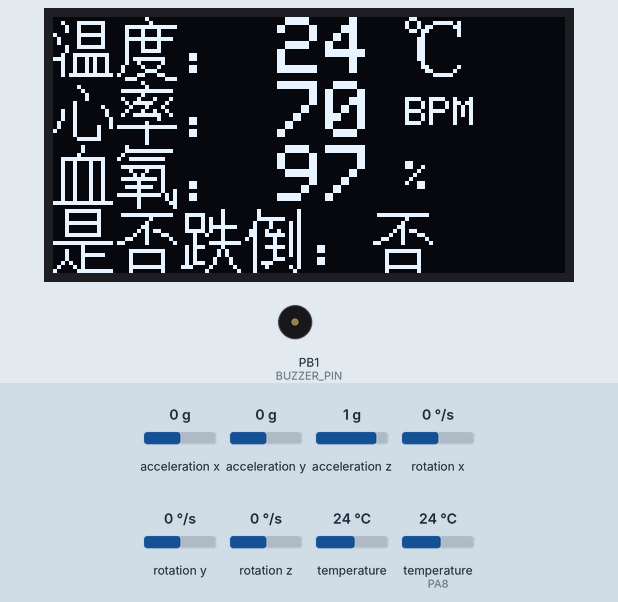
This sketch was run on a simulated STM32 Blue Pill. Shown: 128×64 one-colour display, buzzer (waves = sounding, pin HIGH). The inputs (shaded band) are chosen by the test bench; at power-on: acceleration x 0 g, temperature (sensor on PA8) 24 °C, acceleration y 0 g, acceleration z 1 g, rotation x 0 °/s, rotation y 0 °/s, rotation z 0 °/s, temperature 24 °C. Random numbers use the default seed unless the sketch sets one; what the sketch prints to the serial monitor is not drawn.

Above: at 1.4 s.
1.5 s: acceleration x set to -1.4 g
At 2.3 s:
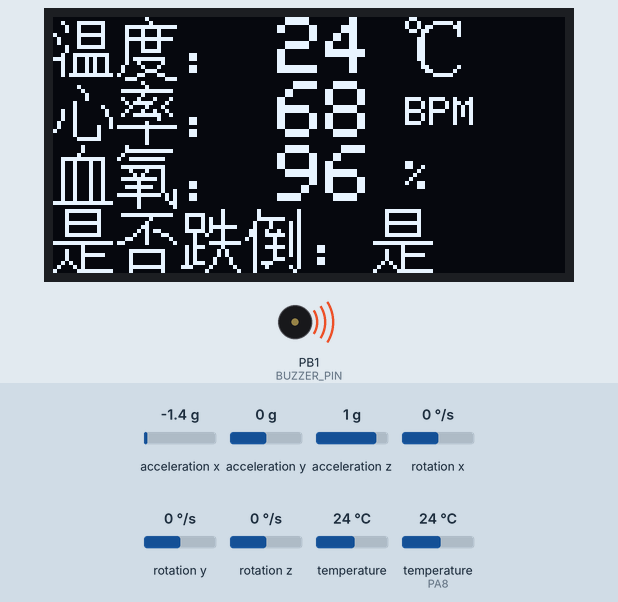
5.9 s: temperature (sensor on PA8) set to 32.2 °C
At 7.8 s:
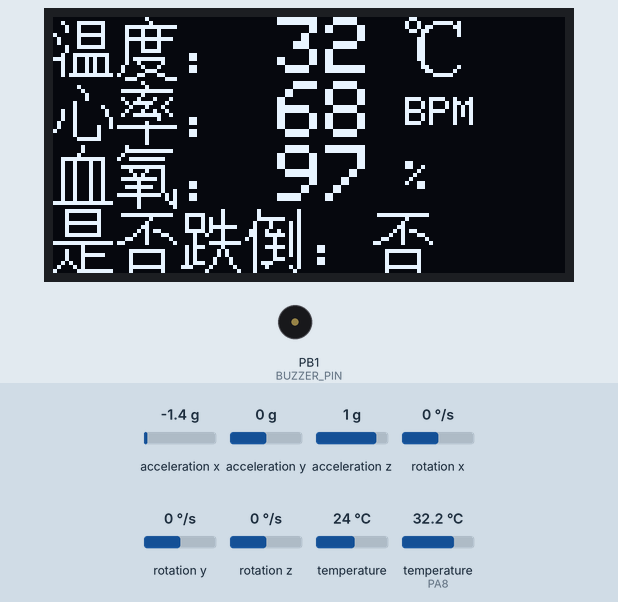
8.5 s: temperature (sensor on PA8) set to 33.5 °C
At 9.8 s:
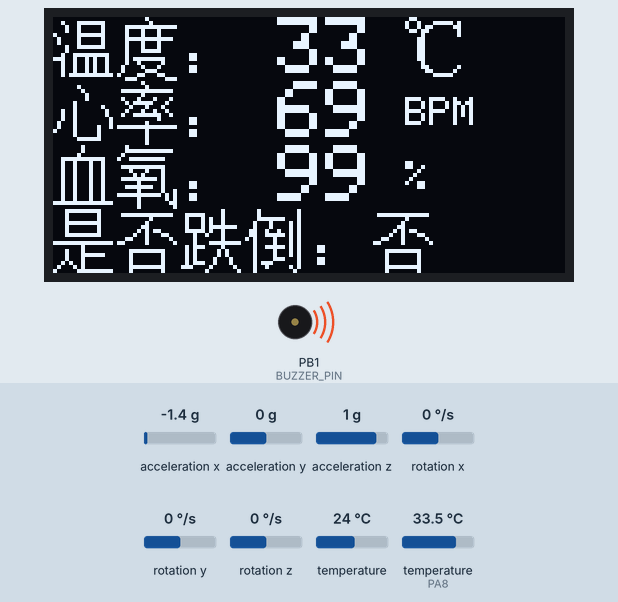
11.5 s: acceleration y set to -1.4 g
At 13.5 s:
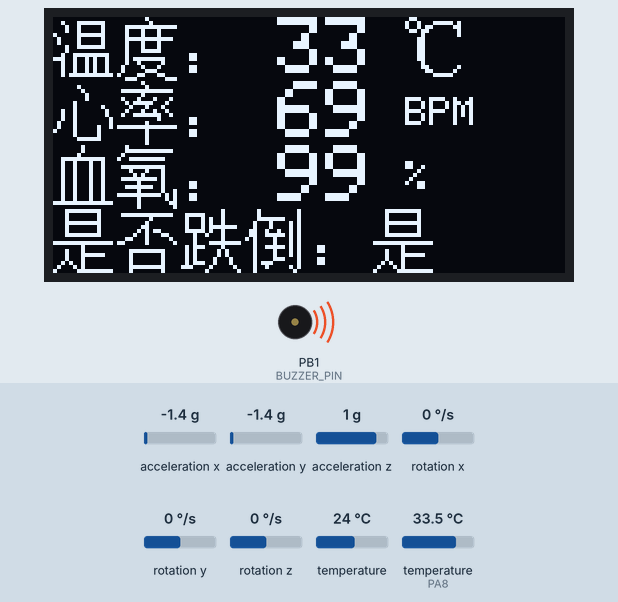
13.6 s: acceleration x set to -0.8 g
At 15.5 s:
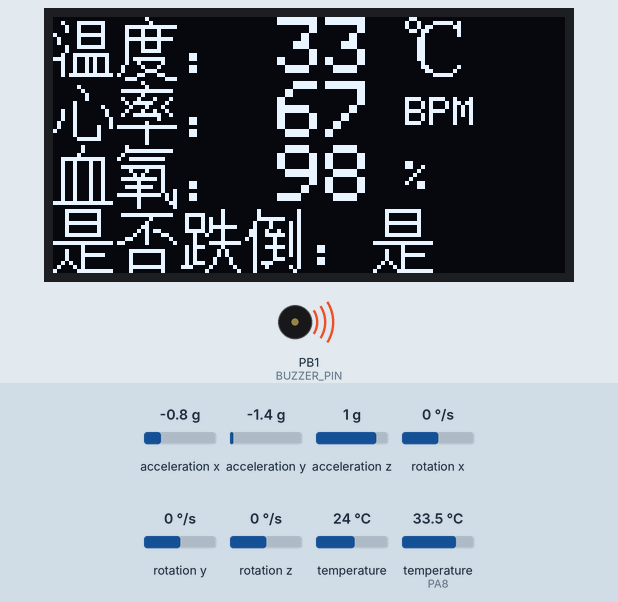
18.0 s: temperature (sensor on PA8) set to 12 °C
At 19.9 s:
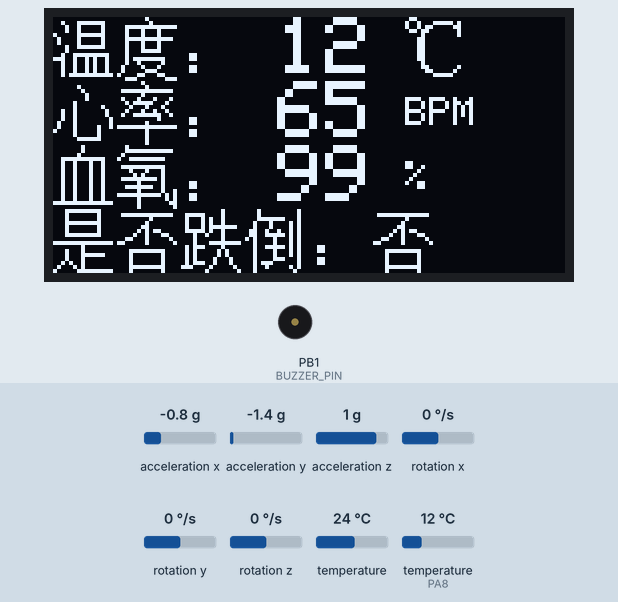
Timing chart, 0 to 21.4 s (numbered marks = the images above; inputs shaded):
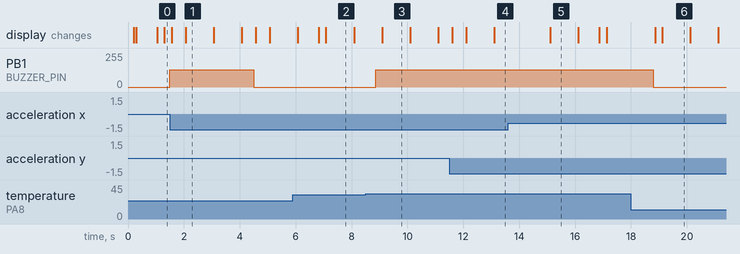

The sketch:

sketch.ino
```cpp
/*
 * ============================================================
 *  STM32 健康监测仪 · Wokwi 仿真版 (STM32duino / Arduino 框架)
 *  对应实物固件: firmware/MAX30102 (Keil MDK 标准库版 main.c)
 * ------------------------------------------------------------
 *  功能: DS18B20 体温 + 心率/血氧 + MPU6050 跌倒检测
 *        + OLED(128x64 SSD1306, 中文显示) + 蜂鸣器报警
 *
 *  与原版逻辑一致的地方:
 *    - 跌倒判断: 相邻两次采样加速度突变 >= 500 LSB (@±2g) -> 0.30 m/s^2
 *    - 报警条件: 跌倒 或 体温 > 32 ℃ (体温报警时“是否跌倒”行仍显示 否)
 *    - DS18B20 取整数摄氏度(原代码为原始值/16 截断)
 *    - OLED 布局与中文文案与实物完全一致
 *
 *  仅仿真适配的差异:
 *    - OLED    : 实物 PA5/PA6 软件I2C   -> 仿真 B6(SCL)/B7(SDA) 硬件I2C
 *    - MPU6050 : 实物 PB10/PB11(I2C2)   -> 仿真与 OLED 共用一条 I2C 总线
 *    - MAX30102: Wokwi 无该器件模型     -> 用模拟数据源代替(见 loop 第3步)
 *    - 蜂鸣器  : 实物 PA12 低电平有效   -> 仿真 B1 用 PWM 驱动无源蜂鸣器模型
 *    - 跌倒报警保持 3 秒(原版只闪一个周期, 便于仿真观察)
 *
 *  使用方法: wokwi.com -> 新建 "STM32 Blue Pill" 项目 ->
 *            把本文件 / diagram.json / libraries.txt / cn16.h
 *            依次粘贴到对应文件 -> 点运行;
 *            运行中点击 MPU6050、DS18B20 拖动滑块即可交互。
 * ============================================================
 */

#include <Wire.h>
#include <Adafruit_GFX.h>
#include <Adafruit_SSD1306.h>
#include <Adafruit_MPU6050.h>
#include <Adafruit_Sensor.h>
#include <OneWire.h>
#include <DallasTemperature.h>
#include "cn16.h"

/* ---------------- 引脚(与 diagram.json 对应) ---------------- */
#define BUZZER_PIN  PB1     // 实物为 PA12(低电平有效), 仿真改用 PWM 引脚
#define ONEWIRE_PIN PA8     // DS18B20 DQ, 与实物一致
// I2C: 蓝板默认 SCL=B6 / SDA=B7 (OLED 与 MPU6050 共用)

#define OLED_ADDR   0x3C
#define SCREEN_W    128
#define SCREEN_H    64

Adafruit_SSD1306 oled(SCREEN_W, SCREEN_H, &Wire, -1);
OneWire oneWire(ONEWIRE_PIN);
DallasTemperature ds18b20(&oneWire);
Adafruit_MPU6050 mpu;

/* ---------------- 状态变量 ---------------- */
int  Temp = 0;              // 体温(整数℃, 同原代码)
int  hr = 0, spo2 = 0;      // 心率/血氧(MAX30102 模拟源)
float lastAx = 0, lastAy = 0;
unsigned long fallUntilMs = 0;   // 跌倒报警保持到该时刻
unsigned long lastTempMs = 0, lastVitalMs = 0, lastDrawMs = 0;
bool alarmPrev = false;

// 跌倒阈值: 原代码 500 LSB @±2g = 500/16384 g ≈ 0.30 m/s^2
const float FALL_DELTA_MS2 = 0.30f;

/* ---------------- 中文绘制(复用江协科技 16x16 字模) ---------------- */
static const CnCell16* findCn(const char* s3) {
  for (int i = 0; i < CN16_COUNT; i++) {
    const char* idx = CN16[i].idx;
    if (idx[0] == s3[0] && idx[1] == s3[1] && idx[2] == s3[2]) return &CN16[i];
  }
  return nullptr;
}

// 字模为“页-列”格式(每列2字节: 上8行/下8行, LSB=顶行),
// 转成 Adafruit_GFX drawBitmap 的行优先格式(MSB=最左)后绘制
static void drawCnChar(int16_t x, int16_t y, const char* s3) {
  const CnCell16* cell = findCn(s3);
  if (!cell) return;
  static uint8_t buf[32];
  memset(buf, 0, sizeof(buf));
  for (uint8_t c = 0; c < 16; c++) {
    for (uint8_t b = 0; b < 8; b++) {
      if ((cell->data[c] >> b) & 0x01)      buf[b * 2 + (c >> 3)]       |= (0x80 >> (c & 7));
      if ((cell->data[16 + c] >> b) & 0x01) buf[(b + 8) * 2 + (c >> 3)] |= (0x80 >> (c & 7));
    }
  }
  oled.drawBitmap(x, y, buf, 16, 16, SSD1306_WHITE);
}

// 绘制 16x16 中文字符串(UTF-8, 每字 3 字节)
static void drawCnText(int16_t x, int16_t y, const char* s) {
  while (*s) {
    drawCnChar(x, y, s);
    s += 3;
    x += 16;
  }
}

// 两位整数(对应原 OLED_ShowNum, 固定 2 位, 前导 0)
static void drawNum(int16_t x, int16_t y, int v) {
  char b[8];
  snprintf(b, sizeof(b), "%02d", v);
  oled.setTextSize(2);
  oled.setTextColor(SSD1306_WHITE);
  oled.setCursor(x, y);
  oled.print(b);
}

// 小号 ASCII 后缀(BPM / % 等)
static void drawSmall(int16_t x, int16_t y, const char* s) {
  oled.setTextSize(1);
  oled.setTextColor(SSD1306_WHITE);
  oled.setCursor(x, y + 4);
  oled.print(s);
}

// 刷新整屏(布局与实物一致)
static void drawUI(bool fallActive) {
  oled.clearDisplay();
  drawCnText(0, 0,  "温度："); drawNum(56, 0,  Temp);   drawCnText(88, 0,  "℃");
  drawCnText(0, 16, "心率："); drawNum(56, 16, hr);     drawSmall(88, 16, "BPM");
  drawCnText(0, 32, "血氧："); drawNum(56, 32, spo2);   drawSmall(88, 32, "%");
  drawCnText(0, 48, "是否跌倒：");
  drawCnText(80, 48, fallActive ? "是" : "否");
  oled.display();
}

/* ---------------- 初始化 ---------------- */
void setup() {
  Serial.begin(115200);
  delay(200);
  Serial.println();
  Serial.println("=== STM32 健康监测仪 · Wokwi 仿真 ===");

  pinMode(BUZZER_PIN, OUTPUT);
  analogWrite(BUZZER_PIN, 0);

  Wire.setSDA(PB7);        // 蓝板 I2C: SDA=B7, SCL=B6
  Wire.setSCL(PB6);
  Wire.begin();

  oled.begin(SSD1306_SWITCHCAPVCC, OLED_ADDR);
  oled.clearDisplay();
  oled.display();

  ds18b20.begin();
  ds18b20.setWaitForConversion(false);   // 异步转换, 不阻塞主循环

  while (!mpu.begin()) {
    Serial.println("MPU6050 未连接, 重试...");
    delay(500);
  }
  mpu.setAccelerometerRange(MPU6050_RANGE_2_G);   // 与原代码 ±2g 量程一致
  mpu.setGyroRange(MPU6050_RANGE_250_DEG);
  mpu.setFilterBandwidth(MPU6050_BAND_21_HZ);
  Serial.println("MPU6050 就绪");

  randomSeed(millis());
}

/* ---------------- 主循环(对应原 main.c while(1)) ---------------- */
void loop() {
  unsigned long now = millis();

  /* 1) DS18B20 体温: 每 1.1s 读一次, 取整数℃(原代码: 原始值/16) */
  if (now - lastTempMs >= 1100) {
    ds18b20.requestTemperatures();
    float tc = ds18b20.getTempCByIndex(0);   // 读到上一次转换结果
    if (tc > -55.0f && tc < 60.0f) Temp = (int)tc;   // 过滤未就绪/非法读数
    lastTempMs = now;
  }

  /* 2) MPU6050 跌倒检测: 相邻采样加速度突变(原 500 LSB @±2g) */
  sensors_event_t a, g, t;
  mpu.getEvent(&a, &g, &t);
  float ax = a.acceleration.x, ay = a.acceleration.y;
  if (fabsf(ax - lastAx) >= FALL_DELTA_MS2 || fabsf(ay - lastAy) >= FALL_DELTA_MS2) {
    fallUntilMs = now + 3000;                // 跌倒报警保持3秒(便于观察)
  }
  lastAx = ax;
  lastAy = ay;
  bool fallActive = (now < fallUntilMs);

  /* 3) 心率/血氧: MAX30102 在 Wokwi 无模型, 用模拟数据源代替(实物为 Maxim 算法真实值) */
  if (now - lastVitalMs >= 1000) {
    if (hr == 0) { hr = 72; spo2 = 98; }     // 开机先显示 00, 之后出数(同原版)
    hr   = constrain(hr   + (int)random(-2, 3), 62, 88);
    spo2 = constrain(spo2 + (int)random(-1, 2), 95, 99);
    lastVitalMs = now;
  }

  /* 4) 报警: 跌倒 或 体温>32℃ -> 蜂鸣器(实物为低电平有效的有源蜂鸣器) */
  bool alarm = fallActive || (Temp > 32);
  if (alarm != alarmPrev) {
    analogWrite(BUZZER_PIN, alarm ? 128 : 0);
    alarmPrev = alarm;
  }

  /* 5) 显示 + 串口(每 250ms 刷新, 对应原版 OLED_Update) */
  if (now - lastDrawMs >= 250) {
    drawUI(fallActive);
    char msg[96];
    snprintf(msg, sizeof(msg), "温度:%d℃  心率:%d  血氧:%d%%  跌倒:%s  报警:%s",
             Temp, hr, spo2, fallActive ? "是" : "否", alarm ? "开" : "关");
    Serial.println(msg);
    lastDrawMs = now;
  }
}
```

Source omitted: cn16.h (data table, 2357 bytes)

Measured:
- the behaviour switches between 32.9 and 33 °C on temperature (sensor on PA8) (found by bisection; images 2 and 3)
- after the input at 1.5 s, PB1 (BUZZER_PIN): 0/255 → 128/255 at once, → 0/255 3.0 s later
- after the input at 8.5 s, PB1 (BUZZER_PIN): 0/255 → 128/255 after 0.36 s
- after the input at 18.0 s, PB1 (BUZZER_PIN): 128/255 → 0/255 after 0.79 s
- what the display in image 1 shows lasts 1.0 s, from 2.1 s to 3.1 s
